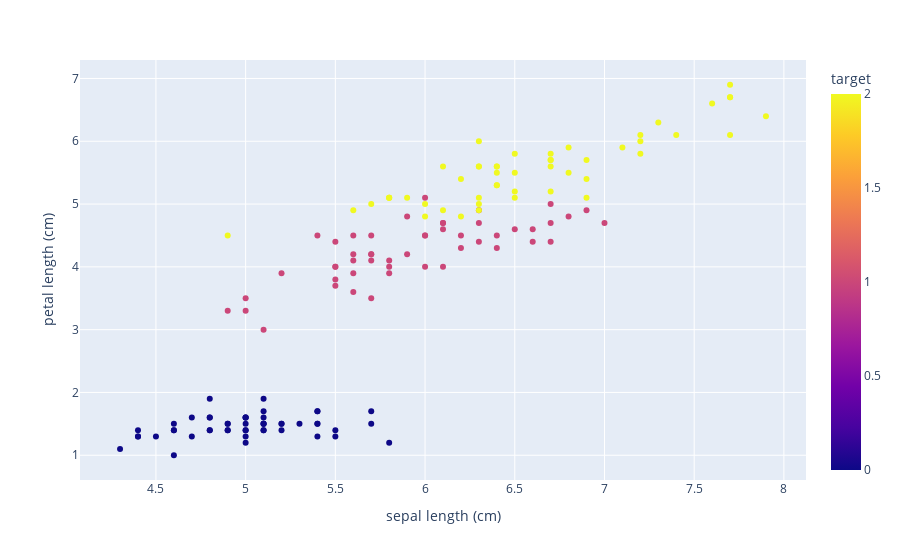

Here is the notebook cell this chart was saved with:
### Code cell
px.scatter(df, x='sepal length (cm)', y='petal length (cm)', color='target')

### Figure 1 — Plotly figure (JSON) as saved in the notebook; plotly's stock layout.template omitted (floating-point values rounded to 4 significant figures; data arrays with more than 128 entries replaced by an {"elided": "..."} marker saying what was removed)
{"data": [{"hovertemplate": "sepal length (cm)=%{x}<br>petal length (cm)=%{y}<br>target=%{marker.color}<extra></extra>", "legendgroup": "", "marker": {"color": {"elided": "150 int values"}, "coloraxis": "coloraxis", "symbol": "circle"}, "mode": "markers", "name": "", "orientation": "v", "showlegend": false, "type": "scatter", "x": {"elided": "150 float values"}, "xaxis": "x", "y": {"elided": "150 float values"}, "yaxis": "y"}], "layout": {"coloraxis": {"colorbar": {"title": {"text": "target"}}, "colorscale": [[0, "#0d0887"], [0.1111, "#46039f"], [0.2222, "#7201a8"], [0.3333, "#9c179e"], [0.4444, "#bd3786"], [0.5556, "#d8576b"], [0.6667, "#ed7953"], [0.7778, "#fb9f3a"], [0.8889, "#fdca26"], [1, "#f0f921"]]}, "legend": {"tracegroupgap": 0}, "margin": {"t": 60}, "xaxis": {"anchor": "y", "domain": [0, 1], "title": {"text": "sepal length (cm)"}}, "yaxis": {"anchor": "x", "domain": [0, 1], "title": {"text": "petal length (cm)"}}}}
